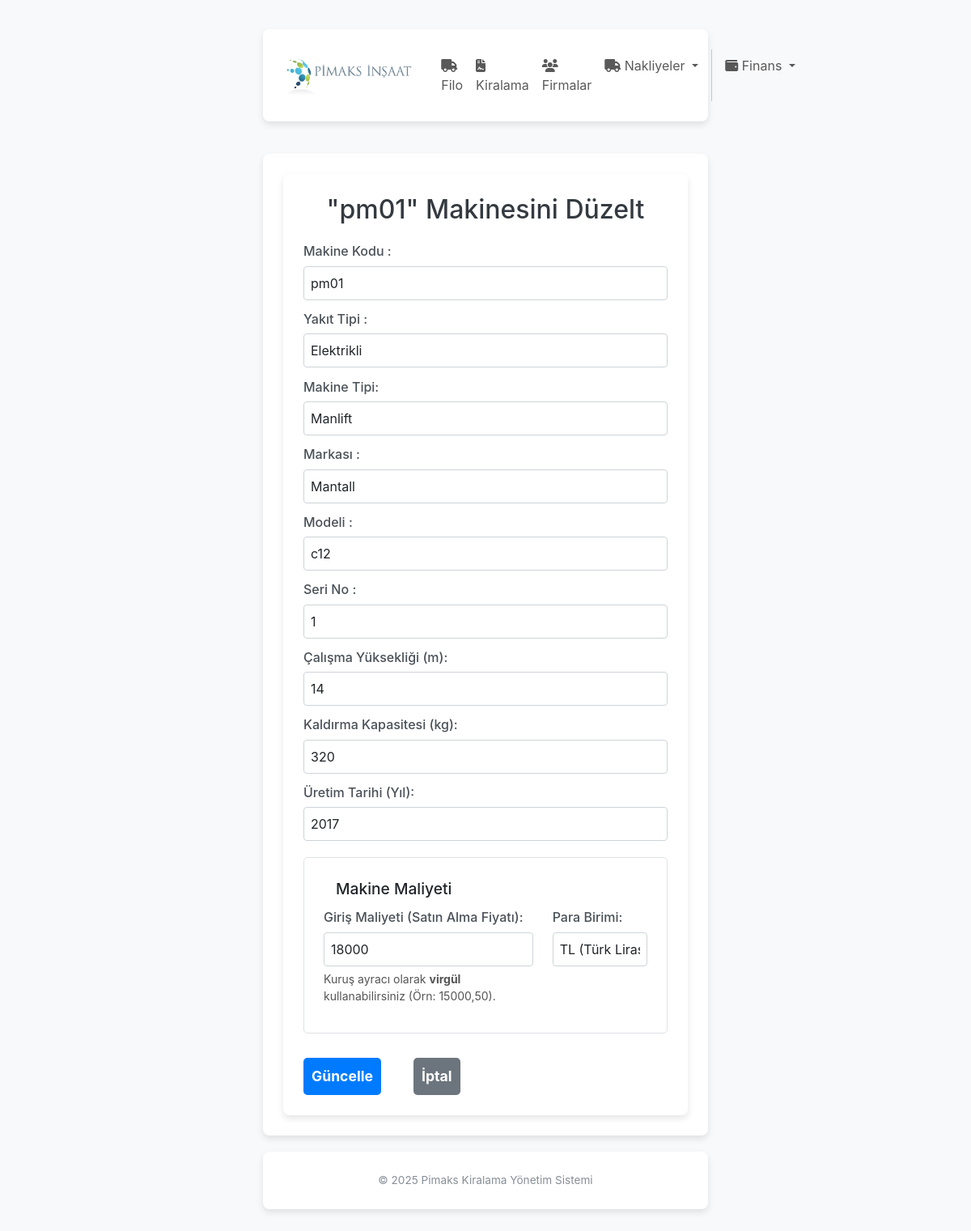
The app's page /filo/duzelt/1 with its own data.
### app/filo/models.py (models this page shows, shortened)
class Ekipman(db.Model):
    __tablename__ = 'ekipman'
    id = db.Column(db.Integer, primary_key=True)
    kod = db.Column(db.String(100), unique=True, nullable=False, index=True)
    yakit = db.Column(db.String(50), nullable=False, default='')
    tipi = db.Column(db.String(100), nullable=False, default='')
    marka = db.Column(db.String(100), nullable=False)
    model = db.Column(db.String(100), nullable=True, default='')
    seri_no = db.Column(db.String(100), nullable=False, index=True)
    calisma_yuksekligi = db.Column(db.Integer, nullable=False)
    kaldirma_kapasitesi = db.Column(db.Integer, nullable=False)
    uretim_tarihi = db.Column(db.String(100), nullable=False)
    calisma_durumu = db.Column(db.String(50), nullable=False, default='bosta')
    giris_maliyeti = db.Column(db.String(50), nullable=True, default='0')
    para_birimi = db.Column(db.String(3), nullable=False, default='TRY')
    is_active = db.Column(db.Boolean, default=True, nullable=False)
    firma_tedarikci_id = db.Column(db.Integer, db.ForeignKey('firma.id'), nullable=True)
    firma_tedarikci = db.relationship('Firma', back_populates='tedarik_edilen_ekipmanlar', foreign_keys=[firma_tedarikci_id])
    kiralama_kalemleri = db.relationship('KiralamaKalemi', back_populates='ekipman', cascade="all, delete-orphan")
    bakim_kayitlari = db.relationship('BakimKaydi', back_populates='ekipman', cascade="all, delete-orphan")
    __table_args__ = (db.UniqueConstraint('firma_tedarikci_id', 'seri_no', name='_tedarikci_seri_no_uc'),)
    swap_cikis_kayitlari = db.relationship('MakineDegisim',foreign_keys='MakineDegisim.eski_ekipman_id',backref='eski_ekipman', lazy='dynamic')
    swap_giris_kayitlari = db.relationship('MakineDegisim', foreign_keys='MakineDegisim.yeni_ekipman_id', backref='yeni_ekipman',lazy='dynamic')

### app/filo/routes.py (the view, shortened to what this page needs)
@filo_bp.route('/duzelt/<int:id>', methods=['GET', 'POST'])
def duzelt(id):
    ekipman = Ekipman.query.filter(
        Ekipman.id == id,
        Ekipman.firma_tedarikci_id.is_(None),
        Ekipman.is_active == True
    ).first_or_404()
    form = EkipmanForm(obj=ekipman)
    if request.method == 'GET':
        try:
            maliyet_str = ekipman.giris_maliyeti
            if maliyet_str:
                if ',' in maliyet_str: maliyet_str = maliyet_str.replace('.', '').replace(',', '.')
                form.giris_maliyeti.data = Decimal(maliyet_str)
            else: form.giris_maliyeti.data = Decimal(0.0)
        except (ValueError, InvalidOperation):
            form.giris_maliyeti.data = Decimal(0.0)
    return render_template('filo/duzelt.html', form=form, ekipman=ekipman)

### app/filo/forms.py
class EkipmanForm(FlaskForm):
    kod = StringField('Makine Kodu', validators=[InputRequired()])
    yakit = StringField('Yakıt Türü', validators=[InputRequired()])
    tipi = StringField('Makine Tipi', validators=[InputRequired()])
    marka = StringField('Makine Markası', validators=[InputRequired()])
    model = StringField('Makine Modeli', validators=[InputRequired()])
    seri_no = StringField('Makine Seri No', validators=[InputRequired()])
    calisma_yuksekligi = StringField('Çalışma Yüksekliği (m)', validators=[InputRequired()])
    kaldirma_kapasitesi = StringField('Kaldırma Kapasitesi (kg)', validators=[InputRequired()])
    uretim_tarihi = StringField('Üretim Tarihi (Yıl)', validators=[InputRequired()])
    giris_maliyeti = StringField('Giriş Maliyeti (Satın Alma)', validators=[Optional(), validate_currency])
    para_birimi = SelectField(
        'Para Birimi',
        choices=[('TRY', 'TL (Türk Lirası)'), ('USD', 'USD (Amerikan Doları)'), ('EUR', 'EUR (Euro)')],
        default='TRY',
        validators=[InputRequired()]
    )
    submit = SubmitField('Kaydet')

### app/templates/filo/duzelt.html (shortened to what this page needs)
{% extends "base.html" %}
{% block content %}
<div class="container">
    <h2>"{{ ekipman.kod }}" Makinesini Düzelt</h2>
    <form action="" method="POST" novalidate>
        <div class="form-group">
            {{ form.kod.label(text="Makine Kodu :") }}
            {{ form.kod(class="form-control") }}
        </div>
        <div class="form-group">
             {{ form.yakit.label(text="Yakıt Tipi :") }}
             {{ form.yakit(id="yakit", class="form-control", list="yakit-listesi") }}
        </div>
        <div class="form-group">
             {{ form.tipi.label(text="Makine Tipi:") }}
             {{ form.tipi(id="tipi", class="form-control", list="tip-listesi") }}
        </div>
         <div class="form-group">
             {{ form.marka.label(text="Markası :") }}
             {{ form.marka(id="marka", class="form-control", list="marka-listesi") }}
        </div>
        <div class="form-group">
             {{ form.model.label(text="Modeli :") }}
             {{ form.model(id="model", class="form-control") }}
        </div>
       <div class="form-group">
            {{ form.seri_no.label(text="Seri No :") }}
            {{ form.seri_no(id="seri_no", class="form-control") }}
        </div>
        <div class="form-group">
            {{ form.calisma_yuksekligi.label(text="Çalışma Yüksekliği (m):") }}
            {{ form.calisma_yuksekligi(id="calisma_yuksekligi", class="form-control", type="number", step="1") }}
        </div>
        <div class="form-group">
            {{ form.kaldirma_kapasitesi.label(text="Kaldırma Kapasitesi (kg):") }}
            {{ form.kaldirma_kapasitesi(id="kaldirma_kapasitesi", class="form-control", type="number") }}
        </div>
        <div class="form-group">
            {{ form.uretim_tarihi.label(text="Üretim Tarihi (Yıl):") }}
            {{ form.uretim_tarihi(id="uretim_tarihi", class="form-control", type="number", step="1", min="1990") }}
        </div>
        <fieldset class="form-group" style="border: 1px solid #dee2e6; padding: 1.5rem; margin-top: 20px; border-radius: 5px;">
            <legend style="font-size: 1.2em; font-weight: 500; width: auto; padding: 0 10px; margin-left: 5px;">Makine Maliyeti</legend>
            <div class="row">
                <div class="col-md-8 form-group">
                    {{ form.giris_maliyeti.label(text="Giriş Maliyeti (Satın Alma Fiyatı):") }}
                    {{ form.giris_maliyeti(class="form-control", placeholder="Örn: 15000 veya 15000,50", id="giris_maliyeti", autocomplete="off") }}
                    <small style="color: #555; margin-top: 5px; display: block;">
                        Kuruş ayracı olarak <strong>virgül</strong> kullanabilirsiniz (Örn: 15000,50).
                    </small>
                </div>
                <div class="col-md-4 form-group">
                    {{ form.para_birimi.label(text="Para Birimi:") }}
                    {{ form.para_birimi(class="form-control") }}
                </div>
            </div>
        </fieldset>
        <div class="butonlar">
         {{ form.submit(class="buton", value="Güncelle") }}
         <a href="{{ url_for('filo.index') }}" class="buton iptal">İptal</a>
         </div>
    </form>
</div>
{% endblock %}

### app/templates/base.html (style rules this page uses)
body { font-family: 'Segoe UI', Tahoma, Geneva, Verdana, sans-serif; background-color: #f8f9fa; min-height: 100vh; display: flex; flex-direction: column; }

### app/templates/filo/duzelt.html (style rules this page uses)
body { font-family: -apple-system, BlinkMacSystemFont, "Segoe UI", Roboto, "Helvetica Neue", Arial, sans-serif; margin: 20px; background-color: #f8f9fa; }
.container { max-width: 550px; margin: auto; padding: 25px; background-color: #fff; border-radius: 8px; box-shadow: 0 4px 8px rgba(0,0,0,0.1); }
h2 { color: #343a40; text-align: center; margin-bottom: 20px; }
.form-group { margin-bottom: 0.7rem; }
label { display: block; margin-bottom: .4rem; font-weight: 500; color: #495057; }
input.form-control, select.form-control, textarea.form-control { width: 100%; padding: .5rem; border: 1px solid #ced4da; border-radius: .25rem; box-sizing: border-box; font-size: 1rem; font-family: inherit; resize: vertical; }
.butonlar { display: flex; justify-content: flex-start; gap: 40px; margin-top: 30px; }
.buton { display: inline-block; padding: 10px 10px; background-color: #007BFF; color: white; text-decoration: none; border-radius: 5px; font-weight: bold; border: none; cursor: pointer; transition: background-color 0.3s ease; font-size: 1.1rem; }
.buton.iptal { background-color: #6c757d; }

### records on screen
Ekipman: kod "pm01", yakit "Elektrikli", tipi "Manlift", marka "Mantall", model "c12", seri_no "1", calisma_yuksekligi "14", kaldirma_kapasitesi "320", uretim_tarihi "2017", giris_maliyeti "18000", para_birimi "TL (Türk Lirası)"
